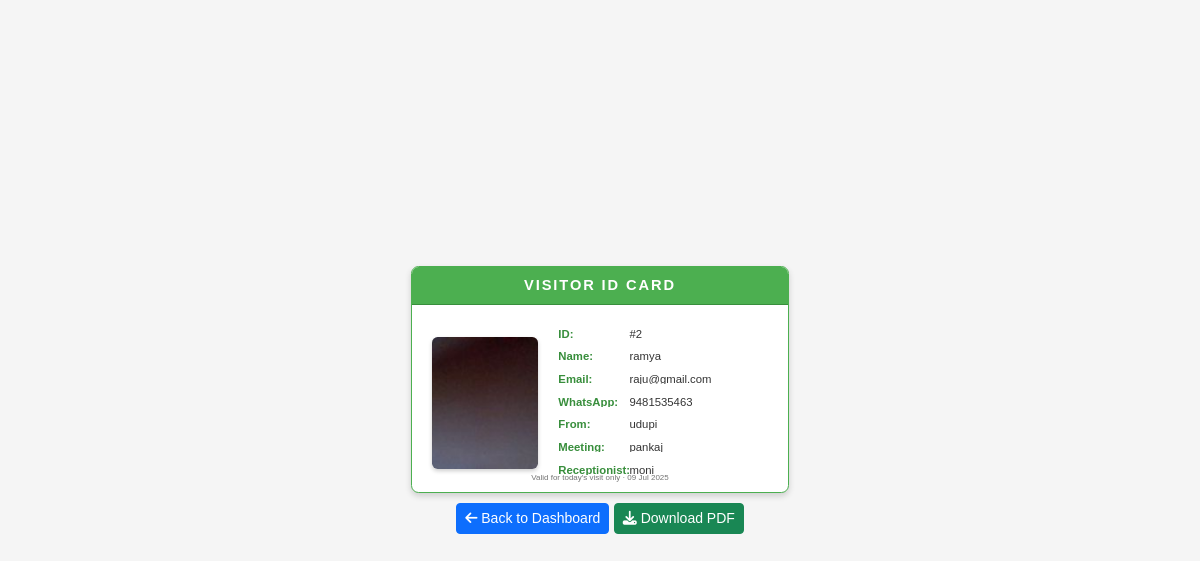
/display.php?id=2 (signed in), run on the app's committed database.
### tables this page shows
CREATE TABLE `visitors` (
  `id` int(11) UNSIGNED NOT NULL,
  `name` varchar(255) NOT NULL,
  `email` varchar(255) DEFAULT NULL,
  `whatsapp` varchar(20) NOT NULL,
  `coming_from` varchar(255) NOT NULL,
  `meeting_to` varchar(255) NOT NULL,
  `selfie_path` varchar(255) NOT NULL,
  `receptionist_id` int(11) UNSIGNED DEFAULT NULL,
  `otp` varchar(6) DEFAULT NULL
);

CREATE TABLE `users1` (
  `id` int(6) UNSIGNED NOT NULL,
  `mobile` varchar(15) NOT NULL,
  `password` varchar(255) NOT NULL,
  `name` varchar(100) NOT NULL,
  `role` enum('receptionist','super_admin') NOT NULL DEFAULT 'receptionist',
  `reg_date` timestamp NOT NULL DEFAULT current_timestamp()
);

### display.php (the view, shortened to what this page needs)
<?php
try {
    $db = new PDO('mysql:host=localhost;dbname=registration_db', 'root', '');
    $db->setAttribute(PDO::ATTR_ERRMODE, PDO::ERRMODE_EXCEPTION);
} catch (PDOException $e) {
    $_SESSION['errors'] = ["Database error: " . $e->getMessage()];
    header("Location: admin_dashboard.php");
    exit();
}
$id = (int)$_GET['id'];
$user_id = $_SESSION['user_id'];
$user_type = $_SESSION['user_type'];
try {
    if ($user_type === 'super_admin') {
        $stmt = $db->prepare("SELECT v.*, u.name AS receptionist_name
                             FROM visitors v
                             LEFT JOIN users1 u ON v.receptionist_id = u.id
                             WHERE v.id = :id");
        $stmt->execute([':id' => $id]);
    } else {
        $stmt = $db->prepare("SELECT v.*, u.name AS receptionist_name
                             FROM visitors v
                             LEFT JOIN users1 u ON v.receptionist_id = u.id
                             WHERE v.id = :id AND v.receptionist_id = :user_id");
        $stmt->execute([':id' => $id, ':user_id' => $user_id]);
    }
    $data = $stmt->fetch(PDO::FETCH_ASSOC);
    $selfie_path = $data['selfie_path'];
} catch (PDOException $e) {
    $_SESSION['errors'] = ["Database error: " . $e->getMessage()];
    header("Location: admin_dashboard.php");
    exit();
}
?>
<!DOCTYPE html>
<html lang="en">
<head>
    <link href="https://cdn.jsdelivr.net/npm/bootstrap@5.3.3/dist/css/bootstrap.min.css" rel="stylesheet">
    <link rel="stylesheet" href="https://cdnjs.cloudflare.com/ajax/libs/font-awesome/6.4.0/css/all.min.css">
</head>
<body>
    <div class="id-card-container">
        <div class="id-card">
            <div class="title-bg"></div>
            <div class="title">Visitor ID Card</div>
            <div class="content">
                <div class="selfie-container">
                    <img src="<?php echo htmlspecialchars($selfie_path); ?>" alt="Selfie" class="selfie">
                </div>
                <div class="details">
                    <div><span class="detail-label">ID:</span> #<?php echo $id; ?></div>
                    <div><span class="detail-label">Name:</span> <?php echo htmlspecialchars(substr($data['name'], 0, 40)); ?></div>
                    <?php if ($data['email']): ?>
                        <div><span class="detail-label">Email:</span> <?php echo htmlspecialchars(substr($data['email'], 0, 40)); ?></div>
                    <?php endif; ?>
                    <div><span class="detail-label">WhatsApp:</span> <?php echo htmlspecialchars(substr($data['whatsapp'], 0, 40)); ?></div>
                    <div><span class="detail-label">From:</span> <?php echo htmlspecialchars(substr($data['coming_from'], 0, 40)); ?></div>
                    <div><span class="detail-label">Meeting:</span> <?php echo htmlspecialchars(substr($data['meeting_to'], 0, 40)); ?></div>
                    <?php if ($user_type === 'super_admin'): ?>
                        <div><span class="detail-label">Receptionist:</span> <?php echo htmlspecialchars($data['receptionist_name'] ?: 'N/A'); ?></div>
                    <?php endif; ?>
                </div>
            </div>
            <div class="footer">Valid for today's visit only · <?php echo date('d M Y'); ?></div>
        </div>
        <div class="nav-buttons">
            <a href="admin_dashboard.php" class="btn btn-primary btn-sm"><i class="fas fa-arrow-left"></i> Back to Dashboard</a>
            <a href="download.php?id=<?php echo $id; ?>" class="btn btn-success btn-sm"><i class="fas fa-download"></i> Download PDF</a>
        </div>
    </div>
</body>
</html>

### display.php (style rules this page uses)
:root { --primary-color: #0b3d91; --secondary-color: #1e88e5; --accent-color: #4CAF50; --light-bg: #f5f5f5; }
body { display: flex; justify-content: center; align-items: center; min-height: 100vh; margin: 0; background-color: var(--light-bg); font-family: Arial, sans-serif; }
.id-card-container { max-width: 100mm; margin: 20px; }
.id-card { width: 100mm; height: 60mm; background-color: white; border: 0.5mm solid var(--accent-color); padding: 2mm; box-sizing: border-box; position: relative; box-shadow: 0 3px 6px rgba(0,0,0,0.16); border-radius: 2mm; overflow: hidden; }
.title-bg { position: absolute; top: 0; left: 0; width: 100%; height: 10mm; background-color: var(--accent-color); border-bottom: 0.3mm solid #388E3C; }
.title { position: absolute; top: 0; left: 0; width: 100%; text-align: center; color: white; font-size: 11pt; font-weight: bold; line-height: 10mm; margin: 0; text-transform: uppercase; letter-spacing: 0.5mm; }
.content { position: absolute; top: 12mm; left: 0; width: 100%; height: calc(60mm - 12mm); display: flex; align-items: center; padding: 0 3mm; box-sizing: border-box; }
.selfie-container { width: 35%; height: 100%; display: flex; justify-content: center; align-items: center; padding: 3mm 0; }
.selfie { width: 28mm; height: 35mm; border: none; object-fit: cover; border-radius: 1.5mm; box-shadow: 0 2px 4px rgba(0,0,0,0.2); }
.details { width: 65%; height: 100%; padding: 3mm 0 3mm 3mm; font-size: 8.5pt; color: #333333; line-height: 5.5mm; display: flex; flex-direction: column; justify-content: center; }
.details div { white-space: nowrap; overflow: hidden; text-overflow: ellipsis; margin-bottom: 2mm; position: relative; }
.detail-label { font-weight: bold; color: #388E3C; display: inline-block; width: 18mm; }
.footer { position: absolute; bottom: 2mm; left: 0; width: 100%; text-align: center; font-size: 6pt; color: #757575; }
.nav-buttons { margin-top: 10px; text-align: center; }

### data on the page
visitors: selfie_path (picture), name "ramya", email "raju@gmail.com", whatsapp "9481535463", coming_from "udupi", meeting_to "pankaj", receptionist.name "moni"

### other printed values
$id "2"
